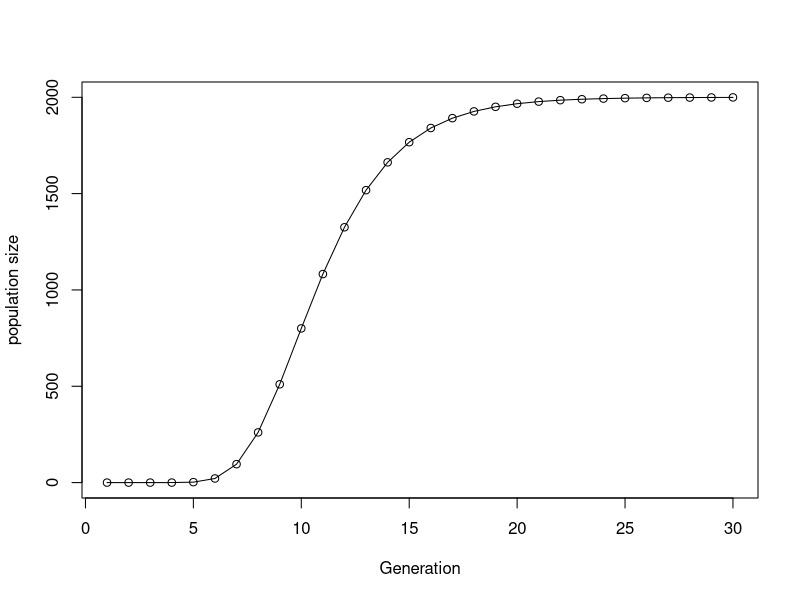

This chart was generated by the following R code:
# 22 Oct 2016. start 9:20 am
#2.6 Exercises
#1. Write a loop that prints out the numbers from 20 to 10
for (i in 20:10){
  print(i)
}

#2. Write a loop that print out only the numbers from 20 to 10 that are even
is_even <- function(x){
  if (x %% 2 == 0){
    return(TRUE)
  }else{
    return(FALSE)
  }
}

for (i in 20:10){
  if (is_even(i)){
  print(i)
}
}

#3. Write a function that calculates whether a number is a prime number (hint: what does 2 %% 3 give you?)
# The hint didn't help. I had to cheat and copy from internet.


is_prime <- function(num) {
  if (num == 2) {
    TRUE
  } else if (any(num %% 2:(num-1) == 0)) {# see example function of a"any"
    FALSE
  } else { 
    TRUE
  }
}

b <- 37
if(is_prime(b)){
  cat(b, "is prime")
} else {
  cat(b, "is not prime")
}



# 4. Write a loop that prints out the numbers from 1 to 20, printing “Good: NUMBER” if the number is
# divisible by five and “Job: NUMBER” if then number is prime, and nothing otherwise.

div_by_five <- function(x) {
  if(x %% 5 == 0) {
    return(TRUE)
  }else{
    return(FALSE)
  }
}
  

for (i in 1:20){
  if (div_by_five(i)){
    cat("Good: ",i, "\n")
  }else if(is_prime(i)){
    cat("job: ", i, "\n")
  }else{
    cat(i, "\n")
  }
}

# 4. A biologist is modelling population growth using a Gompertz curve, which is defined as y(t) = a.e−b.e−c.t
# where y is population size, t is time, a and b are parameters, and e is the exponential function. Write
# them a function that calculates population size at any time for any values of its parameters.

pop_size_at_t <- function(t, a, b, c){
  y = a*(exp(-b*(exp(-c*t))))
  return(y)
}
print(pop_size_at_t(194,20,33,22))
# Well, I think the above is working, but have some doubts

# 5. The biologist likes your function so much they want you to write another function that plots the progress
# of the population over a given length of time. Write it for them.

pop_size_over_time <- function(final_time,a,b,c){
  for (i in 1:final_time){
    cat(i, ",", pop_size_at_t(i, a, b, c), "\n")
  }
}
#pop_size_over_time(30,2000,3000,2)# still don't like look of output

# 6. The biologist likes your function so much they want you to write another function that plots the progress
# of the population over a given length of time. Write it for them.


get_pop_growth_list <- function(final_time,a,b,c){
  pop_growth_list <- c()#create empty list
  for (i in 1:final_time){
    current_pop_size <- pop_size_at_t(i, a, b, c)
    pop_growth_list <- c(pop_growth_list, current_pop_size)#add to growing list
  }
  return(pop_growth_list)
}
final_time <- 30
a <- 2000
b <- 50
c <- 0.4
d = get_pop_growth_list(final_time,a,b,c)

plot(d,type="o", col = ifelse(d < a,'black',ifelse(b, 'blue', "red")), xlab="Generation", ylab = "population size") # that was easy

#pop_size_over_time(final_time,a,b,c)
# 8. You are beginning to suspect the biologist is taking advantage of you. Modify your function to plot in
# purple any y value that’s above a and b. Hint: try putting 3==3 & 2==2 and 3==4 | 2==2 into an if
# statement and see what you get. Using this construction may make this simpler.

# I am starting to suspect that either my initial function is not working, or I am missing a key element
# taking too much time. I now see that I need to build a separate function to determine col

# 9. Write a function that draws boxes of a specified width and height that look like this (height 3, width 5):
#   *****
#   *   *
#   *****

draw_box <- function(height,width){
  cat(paste(replicate(width, "*"), collapse = "")) #This is the top line
  cat("\n") # new line
  for(i in 3:height){
    cat("*", paste(replicate((width-4), " "), collapse = ""), "*", "\n") # draw the sides for middle rows
  }
  cat(paste(replicate(width, "*"), collapse = "")) 
}
draw_box(4,14)

#10.
mid <- function(height){
  return (floor((height-2)/2))
}

draw_text_box <- function(height,width, text){
  if(nchar(text) > width-4){
    return("text too long")
  }
  cat(paste(replicate(width, "*"), collapse = "")) #This is the top line
  cat("\n") # new line
  for(i in 1:mid(height)){#draw sides above text
    cat("*", paste(replicate((width-4), " "), collapse = ""), "*", "\n") # draw the sides for middle rows
  }
  cat("*", text, paste(replicate(((width-5)-nchar(text)), " "), collapse = ""), "*","\n")
  for(i in 1:mid(height)){#draw sides below text
    cat("*", paste(replicate((width-4), " "), collapse = ""), "*", "\n") # draw the sides for middle rows
  }
  cat(paste(replicate(width, "*"), collapse = "")) 
}
draw_text_box(9,24, "1234")

# OK - this is getting a bit tedious. I mean, I do see how it is helping with functions and indexing
# I am also noticing that my function is starting to get rather long and I should break it down further

# 12. In ecology, hurdle models are often used to model the abundance of species found on surveys. They
# first model the probability that a species will be present at a site (drawn, for example, from a Bernoulli
# distribution) and then model the abundance for any species that is present 
# (drawn, for example, from the Poisson distribution). Write a function that simulates 
# the abundance of a species at n sites given a probability of presence (p) and that its abundance
# is drawn from a Poisson with a given λ. Hint: there is no Bernoulli distribution in R, but the Bernoulli
# is a special case of what distribution?...


presence <- function(numb_sites, p){
  plot(rbinom(numb_sites, 100, p))
}